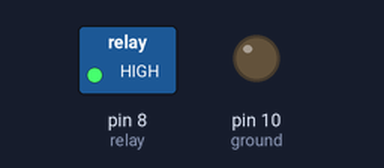
Bench run of a sketch on a simulated Arduino Uno, built with avr-gcc and run on an emulated ATmega328P. Shown: switched loads named in the sketch (green lamp = pin HIGH), output pins drawn as LEDs (lit = HIGH). Dashed ring = blinking.

Above: at 0.5 s.
Timing chart, 0 to 4.6 s (numbered marks = the images above):
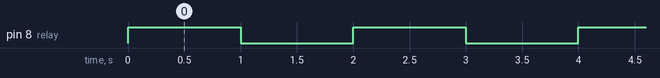

Measured:
- by itself, pin 8 (relay): alternates HIGH for 1.0 s and LOW for 1.0 s

The sketch:

Relay.ino
```cpp
// 릴레이 모듈
int relay = 8; // 신호
int vcc = 9; // +
int ground = 10; // -

void setup() {
  pinMode(relay,OUTPUT);
  pinMode(vcc, OUTPUT);
  pinMode(ground, OUTPUT);

  digitalWrite(vcc, LOW);
  digitalWrite(ground, LOW); // 초기화
}

void loop() {
  digitalWrite(relay,HIGH);
  delay(1000);

  digitalWrite(relay,LOW);
  delay(1000);

}
```
